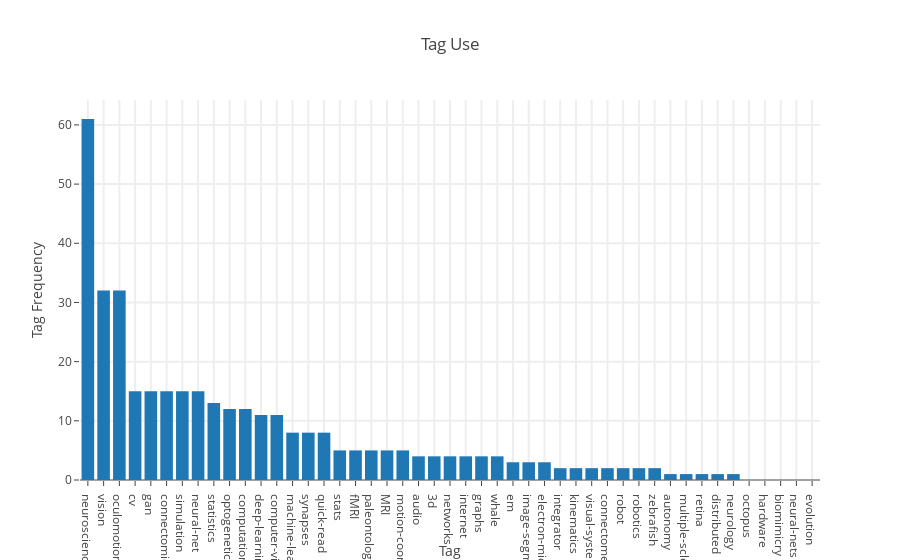

Source (notebook cell):
### Markdown cell above
Small x and large y means that a tag is disproportionately popular; large x and small y means I like a topic but no one else does.

### Code cell
sorted_tags = sorted(tags.items(), key=lambda x: x[1], reverse=True)

plotly.offline.iplot(plotly.graph_objs.Figure(
    data=[
        Bar(
            x=[i[0] for i in sorted_tags],
            y=[i[1] for i in sorted_tags],
        )
    ], layout=Layout(
    title= 'Tag Use',
    hovermode= 'closest',
    xaxis= dict(
        title= 'Tag',
        ticklen= 5,
        zeroline= False,
        gridwidth= 2,
    ),
    yaxis=dict(
        title= 'Tag Frequency',
        ticklen= 5,
        gridwidth= 2,
    ),
    showlegend= False
)))

### Figure 1 — Plotly figure (JSON) as saved in the notebook; plotly's stock layout.template omitted (floating-point values rounded to 4 significant figures)
{"data": [{"type": "bar", "x": ["neuroscience", "vision", "oculomotion", "cv", "gan", "connectomics", "simulation", "neural-net", "statistics", "optogenetics", "computation", "deep-learning", "computer-vision", "machine-learning", "synapses", "quick-read", "stats", "fMRI", "paleontology", "MRI", "motion-coordination", "audio", "3d", "networks", "internet", "graphs", "whale", "em", "image-segmentation", "electron-microscopy", "integrator", "kinematics", "visual-system", "connectome", "robot", "robotics", "zebrafish", "autonomy", "multiple-sclerosis", "retina", "distributed", "neurology", "octopus", "hardware", "biomimicry", "neural-nets", "evolution"], "y": [61, 32, 32, 15, 15, 15, 15, 15, 13, 12, 12, 11, 11, 8, 8, 8, 5, 5, 5, 5, 5, 4, 4, 4, 4, 4, 4, 3, 3, 3, 2, 2, 2, 2, 2, 2, 2, 1, 1, 1, 1, 1, 0, 0, 0, 0, 0]}], "layout": {"hovermode": "closest", "showlegend": false, "title": "Tag Use", "xaxis": {"gridwidth": 2, "ticklen": 5, "title": "Tag", "zeroline": false}, "yaxis": {"gridwidth": 2, "ticklen": 5, "title": "Tag Frequency"}}}
